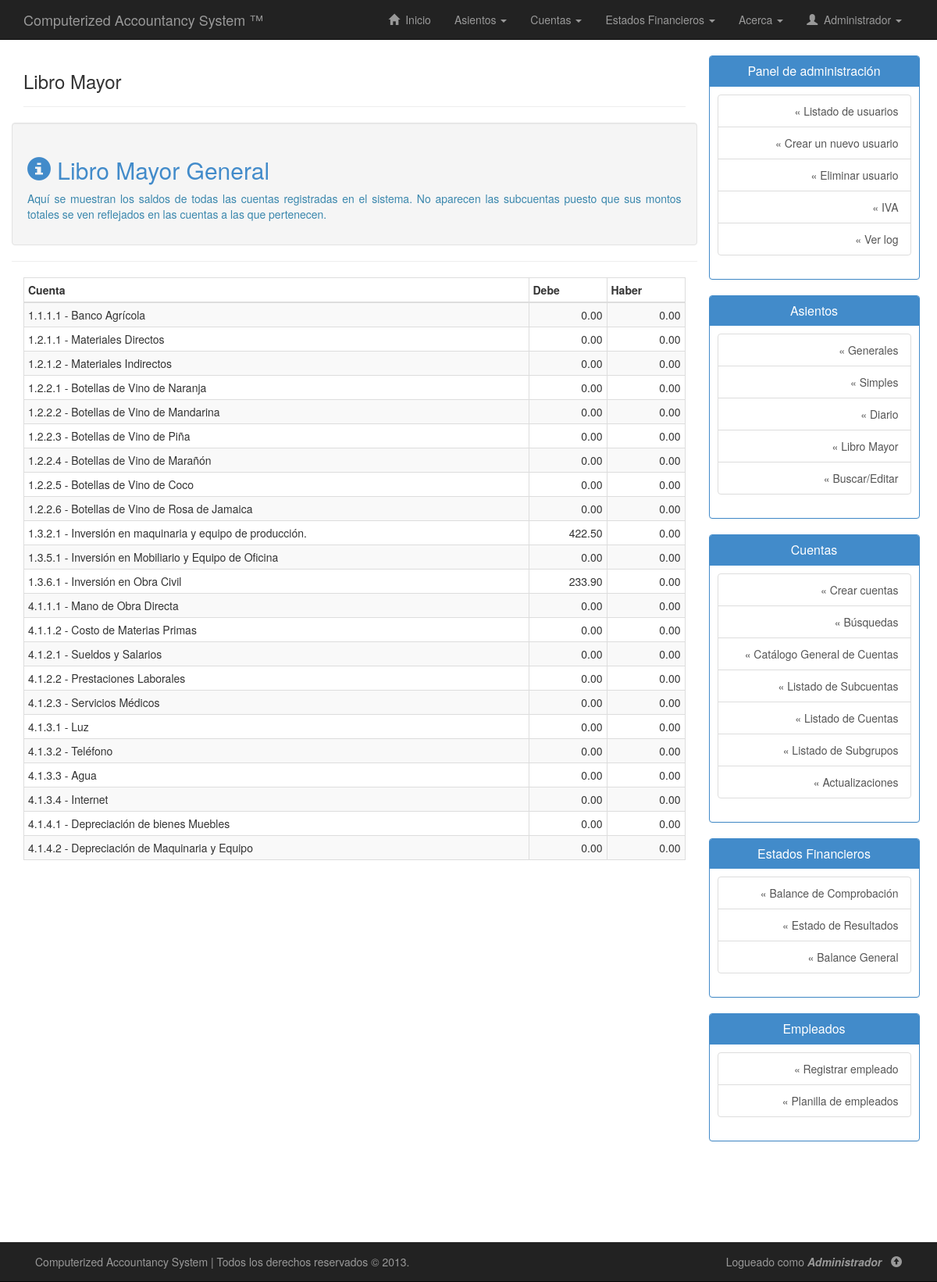
The page /casv2-master/php/mayor.php (signed in) on the database its author committed.
### tables this page shows
CREATE TABLE IF NOT EXISTS `cuentas` (
  `codigo_cuenta` varchar(20) NOT NULL,
  `subgrupo` varchar(20) DEFAULT NULL,
  `nombre_cuenta` varchar(50) NOT NULL,
  `tiene_subcuenta` enum('Si','No') NOT NULL,
  `descripcion_cuenta` varchar(255) DEFAULT NULL,
  `saldo_debe` double NOT NULL,
  `saldo_haber` double NOT NULL,
  PRIMARY KEY (`codigo_cuenta`),
  KEY `subgrupo` (`subgrupo`)
);

### casv2-master/php/mayor.php (the view, shortened to what this page needs)
<!DOCTYPE html>
<html lang="es">
<head>
	<link rel="stylesheet" type="text/css" href="../css/bootstrap.min.css"/>
	<link rel="stylesheet" type="text/css" href="../css/estilos.css"/>
</head>
<body>
	<?php include("nav.php"); ?>
	<div class="container" id="contenido">
		<div class="row row-offcanvas row-offcanvas-right">
			<div class="col-xs-12 col-sm-9">
				<div class="page-header">
        			<h3>Libro Mayor</h3>
        		</div>
        		<div class="row">
                    <div class="col-lg-12 well">
                        <h2 class="text-primary"><span class="glyphicon glyphicon-info-sign"></span> Libro Mayor General</h2>
                        <p align="justify" class="text-info">
                            Aquí se muestran los saldos de todas las cuentas registradas en el sistema. No aparecen las subcuentas puesto que sus montos totales se ven reflejados en las cuentas a las que pertenecen.
                        </p>
                    </div>
                    <hr>
        			<div class="col-lg-12">
        				<table class="table table-condensed table-bordered table-striped">
        					<thead>
        						<tr>
        							<th>Cuenta</th>
        							<th width="100">Debe</th>
        							<th width="100">Haber</th>
        						</tr>
        					</thead>
        					<tbody>
        						<?php
        						$sql = "SELECT * FROM cuentas";
        						$ejecutar_consulta = $conexion->query($sql);
        						while($regs = $ejecutar_consulta->fetch_assoc()){
        							echo "<tr>";
        							echo "<td>".$regs["codigo_cuenta"]." - ".utf8_encode($regs["nombre_cuenta"])."</td>";
        							echo "<td align='right'>".number_format($regs["saldo_debe"],2)."</td>";
        							echo "<td align='right'>".number_format($regs["saldo_haber"],2)."</td>";
        							echo "</tr>";
        						}
        						?>
        					</tbody>
        				</table>
        			</div>
        		</div>
        	</div>
        	<?php include("sidebar.php"); ?>
        </div>
    </div>
	<?php include("footer.php"); ?>
</body>
</html>

### casv2-master/css/estilos.css (style rules this page uses)
body { background: #fff; margin-bottom: 80px; }
.page-header { margin-top: 0; }
#contenido { padding-bottom: 80px; }
table { background: #FFF; }

### rows shown on the page
cuentas: codigo_cuenta "1.1.1.1", nombre_cuenta "Banco Agrícola", saldo_debe "0.00", saldo_haber "0.00"
cuentas: codigo_cuenta "1.2.1.1", nombre_cuenta "Materiales Directos", saldo_debe "0.00", saldo_haber "0.00"
cuentas: codigo_cuenta "1.2.1.2", nombre_cuenta "Materiales Indirectos", saldo_debe "0.00", saldo_haber "0.00"
cuentas: codigo_cuenta "1.2.2.1", nombre_cuenta "Botellas de Vino de Naranja", saldo_debe "0.00", saldo_haber "0.00"
cuentas: codigo_cuenta "1.2.2.2", nombre_cuenta "Botellas de Vino de Mandarina", saldo_debe "0.00", saldo_haber "0.00"
cuentas: codigo_cuenta "1.2.2.3", nombre_cuenta "Botellas de Vino de Piña", saldo_debe "0.00", saldo_haber "0.00"
cuentas: codigo_cuenta "1.2.2.4", nombre_cuenta "Botellas de Vino de Marañón", saldo_debe "0.00", saldo_haber "0.00"
cuentas: codigo_cuenta "1.2.2.5", nombre_cuenta "Botellas de Vino de Coco", saldo_debe "0.00", saldo_haber "0.00"
cuentas: codigo_cuenta "1.2.2.6", nombre_cuenta "Botellas de Vino de Rosa de Jamaica", saldo_debe "0.00", saldo_haber "0.00"
cuentas: codigo_cuenta "1.3.2.1", nombre_cuenta "Inversión en maquinaria y equipo de producción.", saldo_debe "422.50", saldo_haber "0.00"
cuentas: codigo_cuenta "1.3.5.1", nombre_cuenta "Inversión en Mobiliario y Equipo de Oficina", saldo_debe "0.00", saldo_haber "0.00"
cuentas: codigo_cuenta "1.3.6.1", nombre_cuenta "Inversión en Obra Civil", saldo_debe "233.90", saldo_haber "0.00"
cuentas: codigo_cuenta "4.1.1.1", nombre_cuenta "Mano de Obra Directa", saldo_debe "0.00", saldo_haber "0.00"
cuentas: codigo_cuenta "4.1.1.2", nombre_cuenta "Costo de Materias Primas", saldo_debe "0.00", saldo_haber "0.00"
cuentas: codigo_cuenta "4.1.2.1", nombre_cuenta "Sueldos y Salarios", saldo_debe "0.00", saldo_haber "0.00"
cuentas: codigo_cuenta "4.1.2.2", nombre_cuenta "Prestaciones Laborales", saldo_debe "0.00", saldo_haber "0.00"
cuentas: codigo_cuenta "4.1.2.3", nombre_cuenta "Servicios Médicos", saldo_debe "0.00", saldo_haber "0.00"
cuentas: codigo_cuenta "4.1.3.1", nombre_cuenta "Luz", saldo_debe "0.00", saldo_haber "0.00"
cuentas: codigo_cuenta "4.1.3.2", nombre_cuenta "Teléfono", saldo_debe "0.00", saldo_haber "0.00"
cuentas: codigo_cuenta "4.1.3.3", nombre_cuenta "Agua", saldo_debe "0.00", saldo_haber "0.00"
cuentas: codigo_cuenta "4.1.3.4", nombre_cuenta "Internet", saldo_debe "0.00", saldo_haber "0.00"
cuentas: codigo_cuenta "4.1.4.1", nombre_cuenta "Depreciación de bienes Muebles", saldo_debe "0.00", saldo_haber "0.00"
cuentas: codigo_cuenta "4.1.4.2", nombre_cuenta "Depreciación de Maquinaria y Equipo", saldo_debe "0.00", saldo_haber "0.00"

### other values the page prints
$_SESSION['usuario'] "Administrador"
$_SESSION["usuario"] "Administrador"
